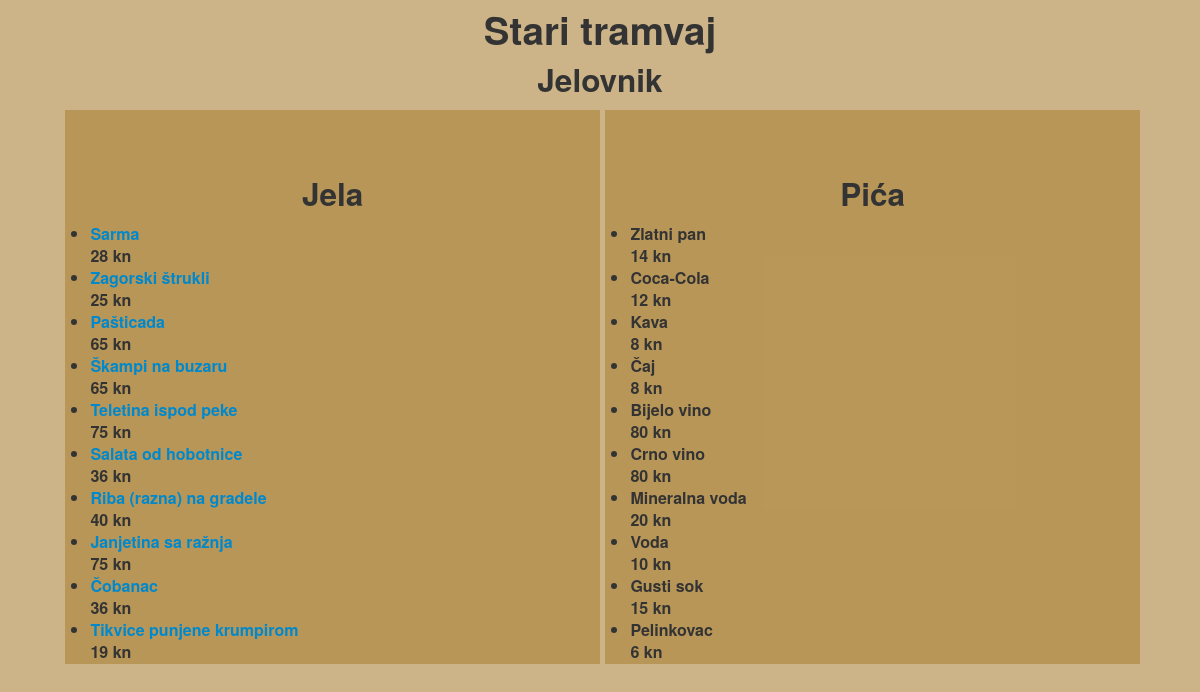
The page / on the database its author committed.
### tables this page shows
CREATE TABLE IF NOT EXISTS `Jela` (
  `ID` int(11) NOT NULL AUTO_INCREMENT,
  `IME` text NOT NULL,
  `CIJENA` int(11) NOT NULL,
  `OPIS` text NOT NULL,
  `OPIS_ENG` text NOT NULL,
  `SLIKA` text NOT NULL,
  PRIMARY KEY (`ID`)
);

CREATE TABLE IF NOT EXISTS `Pica` (
  `ID` int(11) NOT NULL AUTO_INCREMENT,
  `IME` text NOT NULL,
  `CIJENA` int(11) NOT NULL,
  `OPIS` text NOT NULL,
  `OPIS_ENG` text NOT NULL,
  `SLIKA` text NOT NULL,
  PRIMARY KEY (`ID`)
);

### popis.php (the view, shortened to what this page needs)
<?php
$servername = "localhost";
$username = "root";
$password = "123";
$database = "seminar1";
$conn = mysqli_connect($servername, $username, $password,$database);
	$upit= "SELECT * FROM `Jela` LIMIT 0, 30 ";
if ($rezultat = mysqli_query($conn,$upit))
{
	echo "<ul>";
	 while ($obj=mysqli_fetch_object($rezultat))
	 {
		echo "<span id=\"",$obj->ID,"\">";
		echo "<li><a href=\"detaljna.php\">",$obj->IME,"</a></li> ";
		echo $obj->CIJENA," kn</br>";
		echo "</span>";
	 }
	echo "</ul>";
}
?>

### index.php (shortened to what this page needs)
<!DOCTYPE html>
<html lang="en">
  <head>
    <link href="css/bootstrap.min.css" rel="stylesheet">
	<link href="css/master.css" rel="stylesheet">
  </head>
  <body>
	<header>
    <h1>Stari tramvaj</h1>
	<h2>Jelovnik</h2>
	</header>
	<article id="article-l">
	<h2>Jela</h2>
	<div id="lista">
	<?php
	include 'popis.php';
	?>
	</div>
	</article>
	<article id="article-d">
	<h2>Pića</h2>
	<div id="lista">
	<?php
	include 'popis_p.php';
	?>
	</div>
	</article>
  </body>
</html>

### popis_p.php (shortened to what this page needs)
<?php
$servername = "localhost";
$username = "root";
$password = "123";
$database = "seminar1";
$conn = mysqli_connect($servername, $username, $password,$database);
	$upit= "SELECT * FROM `Pica` LIMIT 0, 30 ";
if ($rezultat = mysqli_query($conn,$upit))
{
	echo "<ul>";
	 while ($obj=mysqli_fetch_object($rezultat))
	 {
		echo "<li>",$obj->IME,"</li>";
		echo $obj->CIJENA," kn</br>";
	 }
	echo "</ul>";
}
?>

### css/master.css (style rules this page uses)
html { height:100%; }
body { height:96%; display:block; font-size:16px; line-height:1.5em; font-weight: 700; font-style: normal; margin: 0 auto; max-width: 1080px; min-width: 280px; background-repeat:repeat; background-position:center; background-color:rgba(170,131,57,0.6); }
header { text-align:center; }
article { width:49.5%; height:500px; float:left; text-align: center; padding-top:5%; margin-left:0.5%; background-color:rgba(170,131,57,0.6); }
#lista { text-align:left; }

### rows shown on the page
jela: IME "Sarma", CIJENA "28"
jela: IME "Zagorski štrukli", CIJENA "25"
jela: IME "Pašticada", CIJENA "65"
jela: IME "Škampi na buzaru", CIJENA "65"
jela: IME "Teletina ispod peke", CIJENA "75"
jela: IME "Salata od hobotnice", CIJENA "36"
jela: IME "Riba (razna) na gradele", CIJENA "40"
jela: IME "Janjetina sa ražnja", CIJENA "75"
jela: IME "Čobanac", CIJENA "36"
jela: IME "Tikvice punjene krumpirom", CIJENA "19"
pica: IME "Zlatni pan", CIJENA "14"
pica: IME "Coca-Cola", CIJENA "12"
pica: IME "Kava", CIJENA "8"
pica: IME "Čaj", CIJENA "8"
pica: IME "Bijelo vino", CIJENA "80"
pica: IME "Crno vino", CIJENA "80"
pica: IME "Mineralna voda", CIJENA "20"
pica: IME "Voda", CIJENA "10"
pica: IME "Gusti sok", CIJENA "15"
pica: IME "Pelinkovac", CIJENA "6"
